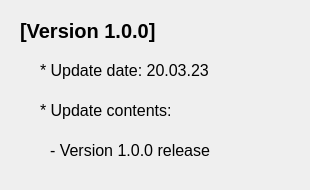
    <widget class="QWidget" name="MAIN">
     <widget class="QLabel" name="label_4">
      <property name="geometry">
       <rect>
        <x>40</x>
        <y>40</y>
        <width>251</width>
        <height>61</height>
       </rect>
      </property>
      <property name="font">
       <font>
        <pointsize>12</pointsize>
        <weight>50</weight>
        <bold>false</bold>
       </font>
      </property>
      <property name="styleSheet">
       <string notr="true"/>
      </property>
      <property name="text">
       <string>* Update date: 20.03.23</string>
      </property>
      <property name="alignment">
       <set>Qt::AlignLeading|Qt::AlignLeft|Qt::AlignVCenter</set>
      </property>
     </widget>
     <widget class="QLabel" name="label_10">
      <property name="geometry">
       <rect>
        <x>20</x>
        <y>0</y>
        <width>251</width>
        <height>61</height>
       </rect>
      </property>
      <property name="font">
       <font>
        <pointsize>15</pointsize>
        <weight>75</weight>
        <bold>true</bold>
       </font>
      </property>
      <property name="styleSheet">
       <string notr="true"/>
      </property>
      <property name="text">
       <string>[Version 1.0.0]</string>
      </property>
      <property name="alignment">
       <set>Qt::AlignLeading|Qt::AlignLeft|Qt::AlignVCenter</set>
      </property>
     </widget>
     <widget class="QLabel" name="label_18">
      <property name="geometry">
       <rect>
        <x>40</x>
        <y>80</y>
        <width>251</width>
        <height>61</height>
       </rect>
      </property>
      <property name="font">
       <font>
        <pointsize>12</pointsize>
        <weight>50</weight>
        <bold>false</bold>
       </font>
      </property>
      <property name="styleSheet">
       <string notr="true"/>
      </property>
      <property name="text">
       <string>* Update contents:</string>
      </property>
      <property name="alignment">
       <set>Qt::AlignLeading|Qt::AlignLeft|Qt::AlignVCenter</set>
      </property>
     </widget>
     <widget class="QLabel" name="label_19">
      <property name="geometry">
       <rect>
        <x>50</x>
        <y>120</y>
        <width>251</width>
        <height>61</height>
       </rect>
      </property>
      <property name="font">
       <font>
        <pointsize>12</pointsize>
        <weight>50</weight>
        <bold>false</bold>
       </font>
      </property>
      <property name="styleSheet">
       <string notr="true"/>
      </property>
      <property name="text">
       <string>- Version 1.0.0 release</string>
      </property>
      <property name="alignment">
       <set>Qt::AlignLeading|Qt::AlignLeft|Qt::AlignVCenter</set>
      </property>
     </widget>
    </widget>
